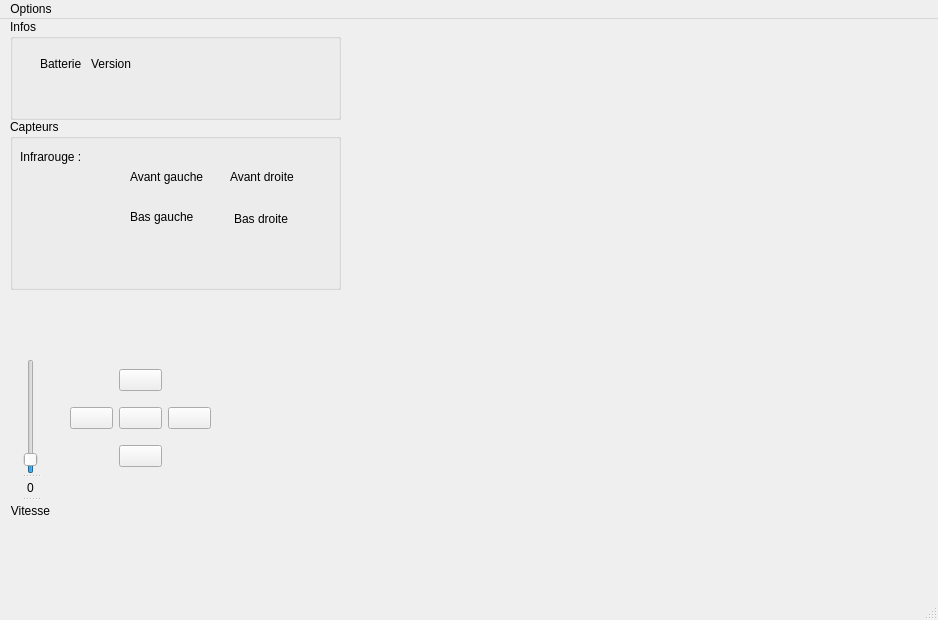
<?xml version="1.0" encoding="UTF-8"?>
<ui version="4.0">
 <class>MainWindow</class>
 <widget class="QMainWindow" name="MainWindow">
  <property name="geometry">
   <rect>
    <x>0</x>
    <y>0</y>
    <width>938</width>
    <height>620</height>
   </rect>
  </property>
  <property name="windowTitle">
   <string>MainWindow</string>
  </property>
  <widget class="QWidget" name="centralwidget">
   <widget class="FormCamView" name="widgetCamStream" native="true">
    <property name="geometry">
     <rect>
      <x>350</x>
      <y>0</y>
      <width>561</width>
      <height>561</height>
     </rect>
    </property>
   </widget>
   <widget class="QWidget" name="layoutWidget">
    <property name="geometry">
     <rect>
      <x>70</x>
      <y>340</y>
      <width>141</width>
      <height>121</height>
     </rect>
    </property>
    <layout class="QGridLayout" name="gridLayout">
     <item row="0" column="1">
      <widget class="QPushButton" name="pushButton_2">
       <property name="text">
        <string/>
       </property>
      </widget>
     </item>
     <item row="1" column="0">
      <widget class="QPushButton" name="pushButtonGauche">
       <property name="text">
        <string/>
       </property>
      </widget>
     </item>
     <item row="1" column="1">
      <widget class="QPushButton" name="pushButtonStopRobot">
       <property name="text">
        <string/>
       </property>
      </widget>
     </item>
     <item row="1" column="2">
      <widget class="QPushButton" name="pushButtonDroite">
       <property name="text">
        <string/>
       </property>
      </widget>
     </item>
     <item row="2" column="1">
      <widget class="QPushButton" name="pushButtonReculer">
       <property name="text">
        <string/>
       </property>
      </widget>
     </item>
    </layout>
   </widget>
   <widget class="QSplitter" name="splitter">
    <property name="geometry">
     <rect>
      <x>10</x>
      <y>340</y>
      <width>41</width>
      <height>161</height>
     </rect>
    </property>
    <property name="orientation">
     <enum>Qt::Vertical</enum>
    </property>
    <widget class="QSlider" name="verticalSlider">
     <property name="minimum">
      <number>90</number>
     </property>
     <property name="maximum">
      <number>240</number>
     </property>
     <property name="value">
      <number>100</number>
     </property>
     <property name="orientation">
      <enum>Qt::Vertical</enum>
     </property>
    </widget>
    <widget class="QLabel" name="labelVitesse">
     <property name="text">
      <string>0</string>
     </property>
     <property name="alignment">
      <set>Qt::AlignCenter</set>
     </property>
    </widget>
    <widget class="QLabel" name="label">
     <property name="text">
      <string>Vitesse</string>
     </property>
     <property name="alignment">
      <set>Qt::AlignCenter</set>
     </property>
    </widget>
   </widget>
   <widget class="QGroupBox" name="groupBox">
    <property name="geometry">
     <rect>
      <x>10</x>
      <y>100</y>
      <width>331</width>
      <height>171</height>
     </rect>
    </property>
    <property name="title">
     <string>Capteurs</string>
    </property>
    <widget class="QLabel" name="label_4">
     <property name="geometry">
      <rect>
       <x>10</x>
       <y>30</y>
       <width>71</width>
       <height>16</height>
      </rect>
     </property>
     <property name="text">
      <string>Infrarouge :</string>
     </property>
    </widget>
    <widget class="QLabel" name="label_5">
     <property name="geometry">
      <rect>
       <x>220</x>
       <y>50</y>
       <width>71</width>
       <height>16</height>
      </rect>
     </property>
     <property name="text">
      <string>Avant droite</string>
     </property>
    </widget>
    <widget class="QLabel" name="label_6">
     <property name="geometry">
      <rect>
       <x>120</x>
       <y>50</y>
       <width>81</width>
       <height>16</height>
      </rect>
     </property>
     <property name="text">
      <string>Avant gauche</string>
     </property>
    </widget>
    <widget class="QLabel" name="label_CaptInfra_AG">
     <property name="geometry">
      <rect>
       <x>130</x>
       <y>80</y>
       <width>55</width>
       <height>16</height>
      </rect>
     </property>
     <property name="text">
      <string/>
     </property>
    </widget>
    <widget class="QLabel" name="label_CaptInfra_AD">
     <property name="geometry">
      <rect>
       <x>230</x>
       <y>80</y>
       <width>55</width>
       <height>16</height>
      </rect>
     </property>
     <property name="text">
      <string/>
     </property>
    </widget>
    <widget class="QLabel" name="label_7">
     <property name="geometry">
      <rect>
       <x>120</x>
       <y>90</y>
       <width>71</width>
       <height>16</height>
      </rect>
     </property>
     <property name="text">
      <string>Bas gauche</string>
     </property>
    </widget>
    <widget class="QLabel" name="label_8">
     <property name="geometry">
      <rect>
       <x>224</x>
       <y>90</y>
       <width>61</width>
       <height>20</height>
      </rect>
     </property>
     <property name="text">
      <string>Bas droite</string>
     </property>
    </widget>
   </widget>
   <widget class="QGroupBox" name="groupBox_2">
    <property name="geometry">
     <rect>
      <x>10</x>
      <y>0</y>
      <width>331</width>
      <height>101</height>
     </rect>
    </property>
    <property name="title">
     <string>Infos</string>
    </property>
    <widget class="QWidget" name="layoutWidget">
     <property name="geometry">
      <rect>
       <x>30</x>
       <y>30</y>
       <width>96</width>
       <height>64</height>
      </rect>
     </property>
     <layout class="QGridLayout" name="gridLayout_2">
      <item row="1" column="0">
       <widget class="QLabel" name="label_BatterieValue">
        <property name="text">
         <string/>
        </property>
        <property name="textFormat">
         <enum>Qt::AutoText</enum>
        </property>
        <property name="alignment">
         <set>Qt::AlignCenter</set>
        </property>
       </widget>
      </item>
      <item row="1" column="1">
       <widget class="QLabel" name="label_Version">
        <property name="text">
         <string/>
        </property>
       </widget>
      </item>
      <item row="0" column="0">
       <widget class="QLabel" name="label_2">
        <property name="text">
         <string>Batterie</string>
        </property>
       </widget>
      </item>
      <item row="0" column="1">
       <widget class="QLabel" name="label_3">
        <property name="text">
         <string>Version</string>
        </property>
       </widget>
      </item>
     </layout>
    </widget>
   </widget>
  </widget>
  <widget class="QMenuBar" name="menubar">
   <property name="geometry">
    <rect>
     <x>0</x>
     <y>0</y>
     <width>938</width>
     <height>25</height>
    </rect>
   </property>
   <widget class="QMenu" name="menuParam_tres">
    <property name="title">
     <string>Options</string>
    </property>
    <addaction name="actionConnexion"/>
    <addaction name="actionDeconnexion"/>
    <addaction name="actionReconnexion"/>
   </widget>
   <addaction name="menuParam_tres"/>
  </widget>
  <widget class="QStatusBar" name="statusbarVitesse"/>
  <action name="actionConnexion">
   <property name="text">
    <string>Connexion</string>
   </property>
  </action>
  <action name="actionDeconnexion">
   <property name="text">
    <string>Deconnexion</string>
   </property>
  </action>
  <action name="actionReconnexion">
   <property name="text">
    <string>Reconnexion</string>
   </property>
  </action>
 </widget>
 <customwidgets>
  <customwidget>
   <class>FormCamView</class>
   <extends>QWidget</extends>
   <header>formcamview.h</header>
   <container>1</container>
  </customwidget>
 </customwidgets>
 <resources/>
 <connections>
  <connection>
   <sender>menubar</sender>
   <signal>triggered(QAction*)</signal>
   <receiver>MainWindow</receiver>
   <slot>openDialogConnexion()</slot>
   <hints>
    <hint type="sourcelabel">
     <x>59</x>
     <y>12</y>
    </hint>
    <hint type="destinationlabel">
     <x>292</x>
     <y>193</y>
    </hint>
   </hints>
  </connection>
 </connections>
 <slots>
  <slot>openDialogConnexion()</slot>
 </slots>
</ui>
